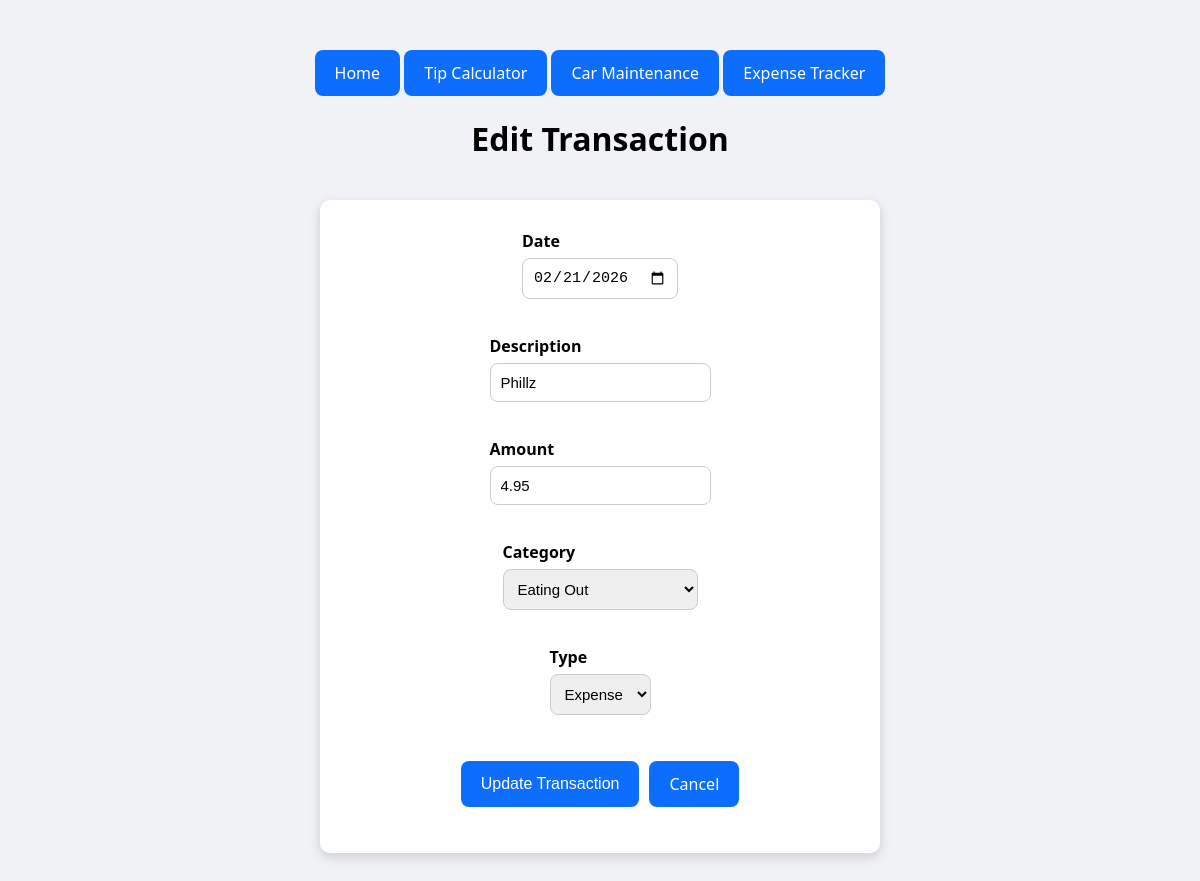
The page /expense_tracker/edit/15 on the database its author committed.
### app/expense_tracker/models.py (models this page shows, shortened)
class Transaction(db.Model):
    id = db.Column(db.Integer, primary_key=True)
    date = db.Column(db.Date, nullable=False)
    description = db.Column(db.String(2000), nullable=False)
    amount = db.Column(db.Numeric(10,2), nullable=False)
    category_id = db.Column(db.Integer, db.ForeignKey("categories.id"), nullable=False)
    type = db.Column(db.String(2000), nullable=False)
    created_at = db.Column(db.DateTime(timezone=True), default=lambda: datetime.now(timezone.utc))

class Category(db.Model):
    __tablename__ = "categories"
    id = db.Column(db.Integer, primary_key=True)
    name = db.Column(db.String(200), unique=True, nullable=False)
    active = db.Column(db.Boolean, default=True)
    transactions = db.relationship("Transaction", backref="category_obj", lazy=True)

### app/expense_tracker/routes.py (the view)
@expense_tracker.route("/edit/<int:tx_id>", methods=["GET"])
def edit_record(tx_id):
    tx = Transaction.query.get_or_404(tx_id)
    categories = Category.query.all()
    return render_template("edit_record.html", tx=tx, categories=categories)

### app/expense_tracker/templates/edit_record.html (shortened to what this page needs)
{% extends "base.html" %}
{% block content %}
<h1>Edit Transaction</h1>
<div class="the-card">
    <form method="POST">
        <div class="form-group">
            <label for="date">Date</label>
            <input type="date" id="date" name="date" value="{{ tx.date.strftime('%Y-%m-%d') }}" required>
        </div>
        <div class="form-group">
            <label for="description">Description</label>
            <input type="text" id="description" name="description" value="{{ tx.description }}" required>
        </div>
        <div class="form-group">
            <label for="amount">Amount</label>
            <input type="number" step="0.01" min="0" id="amount" name="amount" value="{{ tx.amount }}" required>
        </div>
        <div class="form-group">
            <label for="category">Category</label>
            <select id="category" name="category" required>
                {% for cat in categories %}
                    <option value="{{ cat.id }}" {% if tx.category_id == cat.id %}selected{% endif %}>
                        {{ cat.name }}
                    </option>
                {% endfor %}
            </select>
        </div>
        <div class="form-group">
            <label for="type">Type</label>
            <select id="type" name="type" required>
                <option value="expense" {% if tx.type == "expense" %}selected{% endif %}>Expense</option>
            </select>
        </div>
        <div class="form-actions">
            <button type="submit" class="btn">Update Transaction</button>
            <a href="{{ url_for('expense_tracker.view_all') }}" class="btn">Cancel</a>
        </div>
    </form>
</div>
{% endblock %}

### app/static/css/style.css (style rules this page uses)
body { font-family: 'Segoe UI', sans-serif; background: #f0f2f5 url("https://www.toptal.com/designers/subtlepatterns/uploads/white-waves.png"); background-size: 600px; text-align: center; margin: 50px; }
a { text-decoration: none; color: inherit; }
.btn { display: inline-block; padding: 12px 20px; background: #0d6efd; color: white; text-decoration: none; border-radius: 8px; border: none; cursor: pointer; font-size: 16px; text-align: center; transition: 0.2s; }
.the-card { width: 100%; max-width: 500px; padding: 30px; border-radius: 10px; box-shadow: rgba(0,0,0,0.15) 0 4px 12px; background-color: white; margin: 40px auto; text-align: center; display: flex; flex-direction: column; gap: 20px; align-items: center; }
.the-card form { display: flex; flex-direction: column; align-items: center; gap: 20px; }
.form-group { display: flex; flex-direction: column; gap: 6px; margin-bottom: 16px; text-align: left; }
.form-group label { font-weight: 600; }
.form-group input, .form-group select { padding: 10px; border: 1px solid #ccc; border-radius: 8px; font-size: 15px; }
.form-actions { margin-top: 10px; display: flex; justify-content: center; gap: 10px; }

### rows shown on the page
Transaction: date "02/21/2026", description "Phillz", amount "4.95", category "Eating Out", type "Expense"
